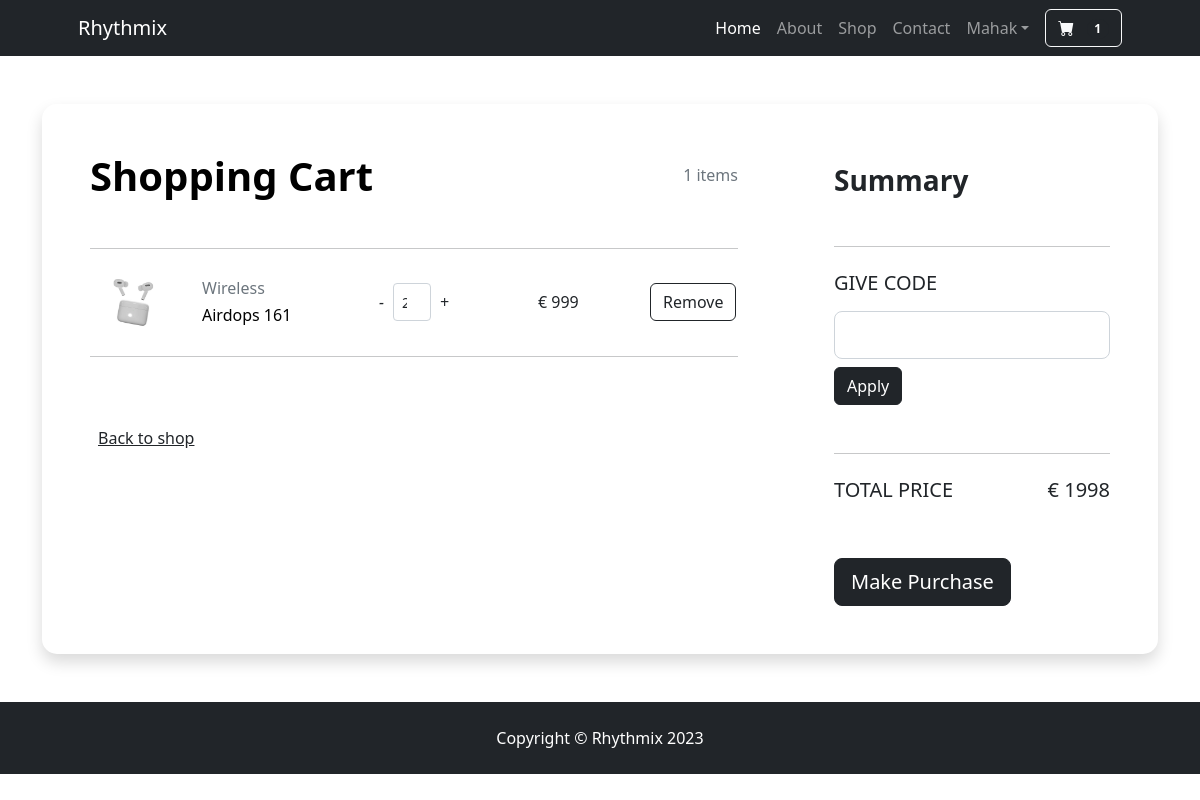
Page /accounts/cards/ (signed in) on the committed database.
### accounts/models.py (models this page shows, shortened)
class Profile(BaseModel):
   user = models.OneToOneField(User, on_delete=models.CASCADE,related_name="profile")
   is_email_verified = models.BooleanField(default=False)
   email_token = models.CharField(max_length=100, null=False, blank=True)
   profile_image = models.ImageField(upload_to='profile')
   def get_cart_count(self):
       return CartItems.objects.filter(cart__user = self.user, cart__is_paid= False).count()

class CartItems(BaseModel):
    cart = models.ForeignKey(Cart, on_delete=models.CASCADE, related_name="cart_items")
    product = models.ForeignKey(Product, on_delete=models.SET_NULL, null=True, blank=True)
    itemQyt =  models.PositiveIntegerField(default=1)
    def get_product_count(self):
        count = self.itemQyt
        return count

class Cart(BaseModel):
    user = models.ForeignKey(User, on_delete=models.CASCADE , related_name="cart")
    coupon = models.ForeignKey(Coupon, on_delete=models.SET_NULL , related_name="coupon", null=True, blank=True)
    razor_pay_order_id = models.CharField(max_length=100, null=True, blank=True)
    razor_pay_payment_id = models.CharField(max_length=100, null=True, blank=True)
    razor_pay_payment_signature = models.CharField(max_length=100, null=True, blank=True)
    is_paid = models.BooleanField(default=False)
    def get_cart_total(self):
        cart_items = self.cart_items.all()
        price=[]
        for cart_item in cart_items:
            price.append(cart_item.product.price*cart_item.itemQyt)
        if self.coupon:
            if self.coupon.minimum_price < sum(price):
                return sum(price) - self.coupon.discount_price
        return sum(price)

### products/models.py (models this page shows, shortened)
class Product(BaseModel):
    product_name = models.CharField(max_length=100)
    slug = models.SlugField(unique=True, null= True, blank=True)
    category = models.ForeignKey(Category, on_delete=models.CASCADE, related_name='product')
    price = models.IntegerField(null = False)
    product_description = models.TextField()
    color_variant = models.ManyToManyField(ColorVariant, blank=True)
    size_variant = models.ManyToManyField(SizeVariant, blank=True)

class ProductImage(BaseModel):
    product = models.ForeignKey(Product, on_delete=models.CASCADE, related_name='product_image')
    image = models.ImageField(upload_to="product")

class Category(BaseModel):
    category_name = models.CharField(max_length=100)
    slug = models.SlugField(unique=True , null=True, blank=True)
    category_image = models.ImageField(upload_to='categories')
    def __str__(self) -> str:
        return self.category_name

### accounts/views.py (the view, shortened to what this page needs)
# urls.py: path('cards/', get_cards, name="cards"),
def get_cards(request):
    cart_obj = None
    try:
        if request.user.is_authenticated:
            cart_obj =  Cart.objects.get(is_paid=False , user = request.user)
            print(cart_obj.cart_items.get())
        else:
            messages.warning(request, "Login Required")
            return redirect('/accounts/login')
    except Exception as e:
        print(e)
    context = {'cart': cart_obj }
    return render(request, 'Accounts/carts.html', context)

### templates/Accounts/carts.html (shortened to what this page needs)
{% extends 'Base/base.html'%}
{%block start%}
<section class="h-100 h-custom">
    <div class="container  py-5 h-100">
      <div class="row  d-flex justify-content-center align-items-center h-100">
        <div class="col-12">
          <div class=" shadow card-registration card-registration-2" style="border-radius: 15px;">
            <div class="card-body p-0">
              <div class="row g-0">
                <div class="col-lg-8">
                  <div class="p-5">
                    <div class="d-flex justify-content-between align-items-center mb-5">
                      <h1 class="fw-bold mb-0 text-black">Shopping Cart</h1>
                      <h6 class="mb-0 text-muted">{{request.user.profile.get_cart_count}} items</h6>
                    </div>
                    <hr class="my-4">
                    {% for cart_item in cart.cart_items.all %}
                    <div class="row mb-4 d-flex justify-content-between align-items-center">
                      <div class="col-md-2 col-lg-2 col-xl-2">
                        <img
                          src="/media/{{cart_item.product.product_image.first.image}}"
                          class="img-fluid rounded-3" alt="Cotton T-shirt">
                      </div>
                      <div class="col-md-3 col-lg-3 col-xl-3">
                        <h6 class="text-muted">{{cart_item.product.category}}</h6>
                        <h6 class="text-black mb-0">{{cart_item.product.product_name}}</h6>
                      </div>
                      <div class="col-md-3 col-lg-3 col-xl-2 d-flex">
                        <a href="{% url 'update_cart' cart_item_id=cart_item.uid action='remove' %}"><button class="btn px-2">
                          <i class="fa fa-minus ">-</i>
                        </button></a>
                        <input id="form1" min="0" name="quantity" value="{{cart_item.get_product_count}}" type="number"
                          class="form-control form-control-sm" />
                          <a href="{% url 'update_cart' cart_item_id=cart_item.uid action='add' %}"><button class="btn px-2">
                            <i class="fa fa-plus">+</i>
                          </button></a>
                      </div>
                      <div class="col-md-3 col-lg-2 col-xl-2 offset-lg-1">
                        <h6 class="mb-0">€ {{cart_item.product.price}}</h6>
                      </div>
                      <div class="col-md-3 col-lg-3 col-xl-2 d-flex">
                        <a href="{% url 'remove_cart' cart_item.uid %}" class="btn btn-outline-dark">Remove</a>
                      </div>
                    </div>
                    <hr class="my-4">
                    {% endfor %}
                    <div class="pt-5">
                      <h6 class="mb-0"><a href="/" class="text-body">Back to shop</a></h6>
                    </div>
                  </div>
                </div>
                <div class="col-lg-4 bg-grey">
                  <div class="p-5">
                    <h3 class="fw-bold mb-5 mt-2 pt-1">Summary</h3>
                    <hr class="my-4">
                    <h5 class="text-uppercase mb-3 ">Give code</h5>
                    <form method="post">
                    <div class="mb-5">
                      <div class="form-outline">
                        <input type="text" id="form3Examplea2" name = "coupon" class="form-control form-control-lg mb-2" />
                        <button type="submit" class="btn btn-dark btn-block "
                      data-mdb-ripple-color="dark">Apply</button>
                      </div>
                    </div>
                  </form>
                    <hr class="my-4">
                    <div class="d-flex justify-content-between mb-5">
                      <h5 class="text-uppercase">Total price</h5>
                      <h5>€ {{cart.get_cart_total}}</h5>
                    </div>
                      <a href="{%url 'checkout'%}"><button  class="btn btn-dark btn-block btn-lg"
                      data-mdb-ripple-color="dark">Make Purchase</button></a>
                  </div>
                </div>
              </div>
            </div>
          </div>
        </div>
      </div>
    </div>
  </section>
  {% endblock %}

### templates/Base/base.html (shortened to what this page needs)
{% load static %}
<!DOCTYPE html>
<html lang="en">
  <head>
    <link
      href="https://cdn.jsdelivr.net/npm/bootstrap-icons@1.5.0/font/bootstrap-icons.css"
      rel="stylesheet"
    />
    <link href="{% static '/css/styles.css' %}" rel="stylesheet" />
  </head>
  <body>
    <nav class="navbar navbar-expand-lg navbar-dark bg-dark ">
      <div class="container px-4 px-lg-5">
        <a class="navbar-brand" href="/">Rhythmix</a>
        <div class="collapse navbar-collapse justify-content-end" id="navbarSupportedContent">
          <ul class="navbar-nav me-2 mb-2 mb-lg-0 ms-lg-4 ">
            <li class="nav-item">
              <a class="nav-link active" aria-current="page" href="/">Home</a>
            </li>
            <li class="nav-item"><a class="nav-link" href="#!">About</a></li>
            <li class="nav-item"><a class="nav-link" href="#shop">Shop</a></li>
            <li class="nav-item"><a class="nav-link" href="#!">Contact</a></li>
            {% if user.is_authenticated %}
            <li class="nav-item dropdown">
              <a
                class="nav-link dropdown-toggle"
                id="navbarDropdown"
                href="#"
                role="button"
                data-bs-toggle="dropdown"
                aria-expanded="false"
                >{{request.user.first_name}}</a
              >
            </li>
            {%endif%}
          </ul>
            <a class="btn btn-outline-light" href="{% url 'cards' %}">
              <i class="bi-cart-fill me-1"></i>
              <span class="badge bg-dark text-white ms-1 rounded-pill">{{request.user.profile.get_cart_count}}</span>
          </a>
        </div>
      </div>
    </nav>
    <div style="height: 100%;">
    {% block start %} {% endblock %}
  </div>
    <footer class="py-4 bg-dark ">
      <div class="container ">
        <p class="m-0 text-center text-white">
          Copyright &copy; Rhythmix 2023
        </p>
      </div>
    </footer>
  </body>
</html>

### rows in the picture
CartItems: product.product_image.first.image (picture), product.category "Wireless", product.product_name "Airdops 161", quantity "2", product.price "999"
Cart: get_cart_total "1998"

### other values in the picture
{{ request.user.first_name }} "Mahak"
{{ request.user.profile.get_cart_count }} "1"
